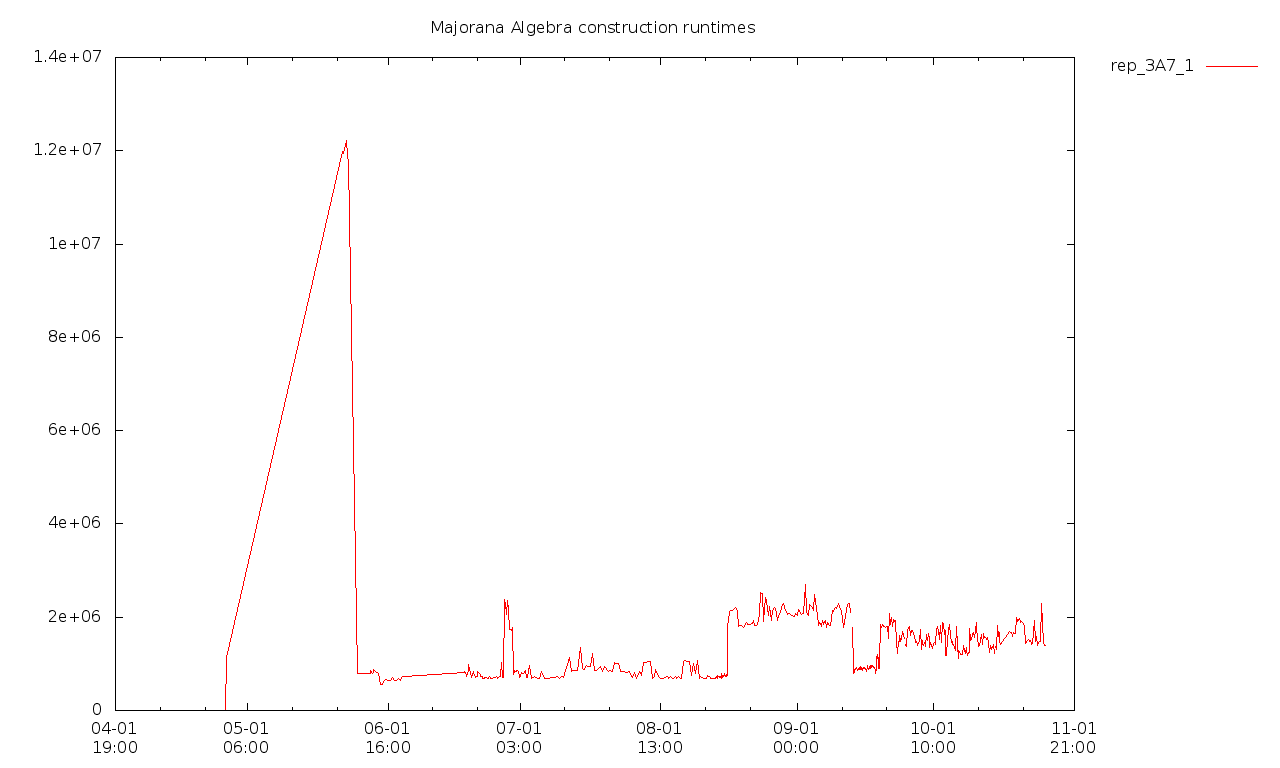

The script that saved this image:
set datafile separator ","
set xdata time
set timefmt "%Y-%m-%dT%H:%M+0100"
set format x "%m-%d\n%H:%M"
set terminal png size 1280,768
set output "rep_3A7_1.png"
set key on outside

set title "Majorana Algebra construction runtimes"
set style data linespoints

plot for [n=2:2] "rep_3A7_1.csv" using 1:(column(n)/1e6) with lines title "rep_3A7_1"
